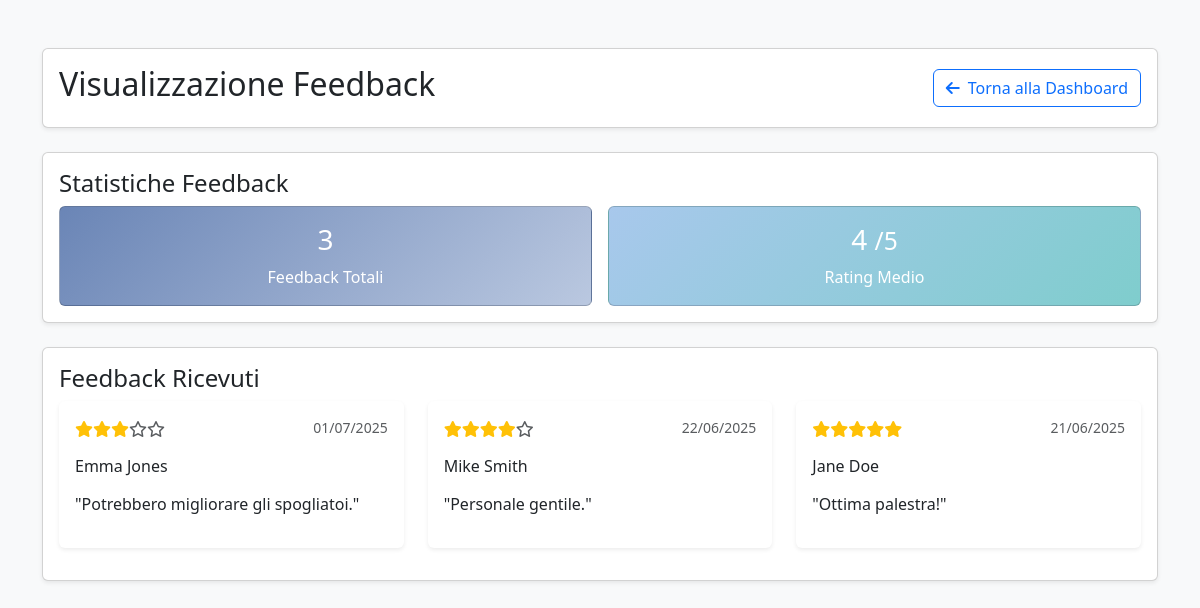
The app's page /feedback_view.php (signed in) with its own data.
### tables this page shows
CREATE TABLE FEEDBACKS (
    feedbackID INT PRIMARY KEY AUTO_INCREMENT,
    date DATE NOT NULL,
    rating INT CHECK (rating >= 1 AND rating <= 5),
    comment TEXT,
    customerID INT NOT NULL,
    FOREIGN KEY (customerID) REFERENCES USERS(userID) ON DELETE CASCADE
);

CREATE TABLE USERS (
    userID INT PRIMARY KEY AUTO_INCREMENT,
    email VARCHAR(255) UNIQUE NOT NULL,
    password VARCHAR(255) NOT NULL,
    userName VARCHAR(100) NOT NULL,
    firstName VARCHAR(100) NOT NULL,
    lastName VARCHAR(100) NOT NULL,
    birthDate DATE,
    gender ENUM('M', 'F', 'Other'),
    phoneNumber VARCHAR(20),
    role ENUM('customer', 'trainer', 'admin') DEFAULT 'customer'
);

### feedback_view.php (the view, shortened to what this page needs)
<?php
require_once 'config.php';
$stmt = $conn->prepare("
    SELECT f.feedbackID, f.date, f.rating, f.comment,
           u.firstName, u.lastName
    FROM FEEDBACKS f
    JOIN USERS u ON f.customerID = u.userID
    ORDER BY f.date DESC
");
$stmt->execute();
$feedbacks = $stmt->get_result()->fetch_all(MYSQLI_ASSOC);
function getFeedbackStats($conn) {
    $stmt = $conn->prepare("SELECT COUNT(*) as total FROM FEEDBACKS");
    $stmt->execute();
    $totalFeedbacks = $stmt->get_result()->fetch_assoc()['total'];
    $stmt = $conn->prepare("SELECT AVG(rating) as avg_rating FROM FEEDBACKS WHERE rating IS NOT NULL");
    $stmt->execute();
    $avgRating = round($stmt->get_result()->fetch_assoc()['avg_rating'], 1);
    return [
        'totalFeedbacks' => $totalFeedbacks,
        'avgRating' => $avgRating ?: 0
    ];
}
$stats = getFeedbackStats($conn);
?>
<!DOCTYPE html>
<html lang="it">
<head>
    <link href="https://cdnjs.cloudflare.com/ajax/libs/bootstrap/5.3.0/css/bootstrap.min.css" rel="stylesheet" />
    <link href="https://cdnjs.cloudflare.com/ajax/libs/font-awesome/6.0.0/css/all.min.css" rel="stylesheet" />
</head>
<body class="bg-light">
<div class="container py-5">
    <div class="card shadow-sm mb-4">
        <div class="card-body">
            <div class="d-flex justify-content-between align-items-center">
                <h2>Visualizzazione Feedback</h2>
                <a href="dashboard.php" class="btn btn-outline-primary">
                    <i class="fas fa-arrow-left me-2"></i>Torna alla Dashboard
                </a>
            </div>
        </div>
    </div>
    <div class="card mb-4 shadow-sm">
        <div class="card-body">
            <h4>Statistiche Feedback</h4>
            <div class="row g-3">
                <div class="col-md-6">
                    <div class="card text-white h-100" style="background: linear-gradient(135deg, #6a85b6 0%, #bac8e0 100%);">
                        <div class="card-body text-center d-flex flex-column justify-content-center">
                            <h3><?= $stats['totalFeedbacks'] ?></h3>
                            <p class="mb-0">Feedback Totali</p>
                        </div>
                    </div>
                </div>
                <div class="col-md-6">
                    <div class="card text-white h-100" style="background: linear-gradient(135deg, #a8c8ec 0%, #7fcdcd 100%);">
                        <div class="card-body text-center d-flex flex-column justify-content-center">
                            <h3><?= $stats['avgRating'] ?> <small>/5</small></h3>
                            <p class="mb-0">Rating Medio</p>
                        </div>
                    </div>
                </div>
            </div>
        </div>
    </div>
    <div class="card shadow-sm mb-4">
        <div class="card-body">
            <h4>Feedback Ricevuti</h4>
            <?php if (!empty($feedbacks)): ?>
                <div class="row">
                    <?php foreach($feedbacks as $feedback): ?>
                    <div class="col-md-6 col-lg-4 mb-3">
                        <div class="card h-100 border-0 shadow-sm">
                            <div class="card-body">
                                <div class="d-flex justify-content-between align-items-start mb-3">
                                    <div>
                                        <?php if ($feedback['rating']): ?>
                                            <?= generateStars($feedback['rating']) ?>
                                        <?php endif; ?>
                                    </div>
                                    <small class="text-muted"><?= date('d/m/Y', strtotime($feedback['date'])) ?></small>
                                </div>
                                <h6 class="card-title mb-3">
                                    <?= htmlspecialchars($feedback['firstName'] . ' ' . $feedback['lastName']) ?>
                                </h6>
                                <?php if ($feedback['comment']): ?>
                                    <p class="card-text mb-3">
                                        "<?= htmlspecialchars($feedback['comment']) ?>"
                                    </p>
                                <?php endif; ?>
                            </div>
                        </div>
                    </div>
                    <?php endforeach; ?>
                </div>
            <?php endif; ?>
        </div>
    </div>
</div>
</body>
</html>

### config.php (shortened to what this page needs)
<?php
function generateStars($rating) {
    $stars = '';
    for ($i = 1; $i <= 5; $i++) {
        if ($i <= $rating) {
            $stars .= '<i class="fas fa-star text-warning"></i>';
        } else {
            $stars .= '<i class="far fa-star text-muted"></i>';
        }
    }
    return $stars;
}
?>

### records on screen
feedbacks: rating 3 (drawn), date "01/07/2025", customerID.lastName "Emma Jones", comment "Potrebbero migliorare gli spogliatoi."
feedbacks: rating 4 (drawn), date "22/06/2025", customerID.lastName "Mike Smith", comment "Personale gentile."
feedbacks: rating 5 (drawn), date "21/06/2025", customerID.lastName "Jane Doe", comment "Ottima palestra!"

### other values on screen
$stats['totalFeedbacks'] "3"
$stats['avgRating'] "4"
